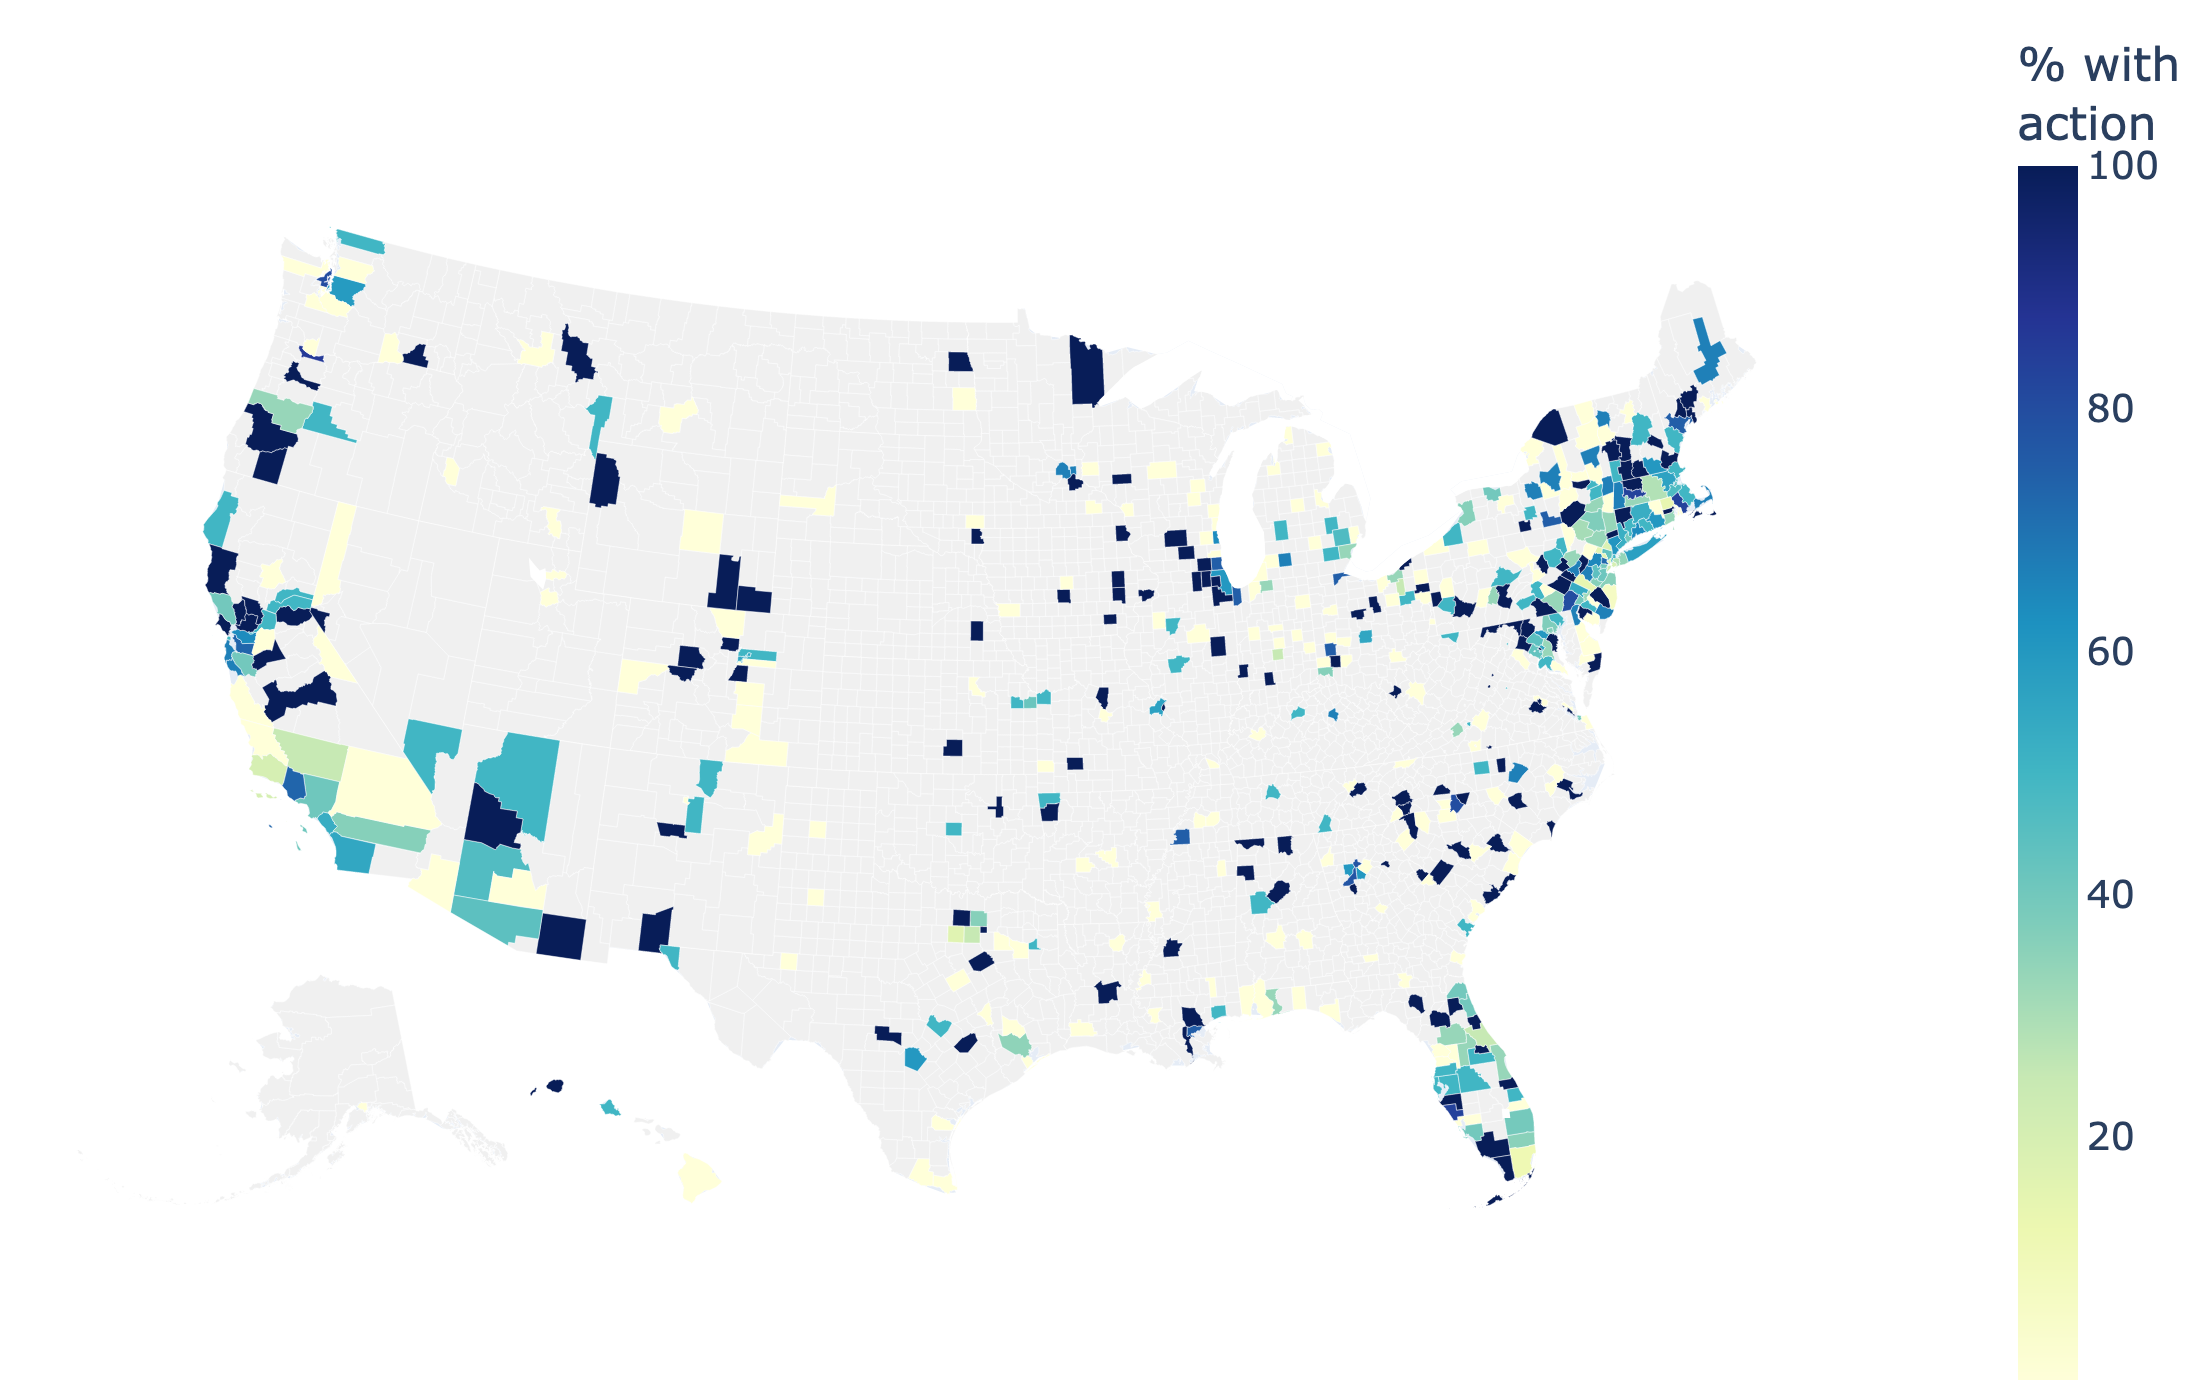

Reproduce this figure in Python.
"""
County-level choropleth of environmental action.

Each county is filled by the percentage of its successfully crawled synagogues
that have >= 1 environmental action. Counties with no crawled synagogue are
left pale grey.

County identity
---------------
`synagogues.census_tract_geoid` is an 11-digit FIPS (state 2 + county 3 +
tract 6), so the first five digits ARE the county. No PostGIS work or boundary
loading is needed — which matters, because every `boundary` column in the DB is
empty. Crawled synagogues without a tract geoid are dropped; all of them lack
coordinates entirely, so no method could place them.

Boundaries come from the Census 2024 cartographic file rather than plotly's
counties GeoJSON, which predates Connecticut's 2022 switch from counties to
planning regions and silently drops ~69 CT synagogues.

Note on sample size: the fill is the raw percentage and does NOT account for n.
243 of the ~522 mapped counties contain exactly one crawled synagogue, so their
colour can only ever be 0% or 100%. Counts per county are in the CSV and the
summary block of figure_statistics.md; use --min-sample to drop thin counties.

Outputs (into the --source output dir):
  county_action_map.html  — interactive
  county_action_map.png   — static
  county_action_map.csv   — per-county numerator / denominator / fraction
  county_action_map.json  — counts for figure_statistics.md

Usage:
    python 11_analysis/county_action_map.py [--source page_chunks] [--min-sample N]
"""

import argparse
import json
import os
import sys
from pathlib import Path

import pandas as pd
import plotly.graph_objects as go
import psycopg2
from dotenv import load_dotenv

ROOT = Path(__file__).parent.parent
load_dotenv(ROOT / ".env")
HERE = Path(__file__).parent
OUT = HERE          # reassigned in main() from --source
sys.path.insert(0, str(HERE / "recreate_existing"))
import recreate_common as rc  # noqa: E402
from recreate_common import excluded_ids_sql  # noqa: E402

rc.apply_font_sizes()     # central AXIS_FONT_SIZE typography

# Census cartographic boundaries, same fetch pattern as
# backfill_congressional_district_spatial.py. NOT the plotly datasets counties
# file: that one predates Connecticut's 2022 switch from counties to planning
# regions (FIPS 09110-09190) and silently drops ~69 CT synagogues, plus USVI.
# GEOID is the 5-digit county FIPS.
COUNTIES_SHP = ("/vsizip/vsicurl/https://www2.census.gov/geo/tiger/GENZ2024/"
                "shp/cb_2024_us_county_500k.zip")



def get_conn():
    return psycopg2.connect(
        host=os.getenv("DB_HOST", "localhost"),
        port=int(os.getenv("DB_PORT", 8989)),
        dbname=os.getenv("DB_NAME", "synagogues"),
        user=os.getenv("DB_USER", "research"),
        password=os.getenv("DB_PASSWORD"),
    )


def load_county_fractions() -> tuple[pd.DataFrame, int]:
    """Per-county numerator/denominator/fraction, plus the count we had to drop."""
    conn = get_conn()
    cur = conn.cursor()
    cur.execute(f"""
        WITH crawled AS (   -- synagogues with >=1 successfully crawled site
            SELECT DISTINCT s.id, substr(s.census_tract_geoid, 1, 5) AS county_fips
            FROM synagogues s
            JOIN websites w ON w.synagogue_id = s.id AND w.has_error = FALSE
            WHERE s.census_tract_geoid IS NOT NULL
              AND {excluded_ids_sql("s")}
        ),
        acted AS (          -- crawled synagogues with >=1 action
            SELECT DISTINCT s.id
            FROM synagogues s
            JOIN websites w ON w.synagogue_id = s.id AND w.has_error = FALSE
            JOIN web_pages wp ON wp.website_id = w.id
            {rc.action_join_sql("wp", "c", "m")}
            WHERE c.category <> 'N/A'
              AND c.category IS NOT NULL
              AND (c.error IS NULL OR c.error = '')
              AND {excluded_ids_sql("s")}
        )
        SELECT c.county_fips,
               COUNT(DISTINCT c.id) AS denominator,
               COUNT(DISTINCT a.id) AS numerator
        FROM crawled c
        LEFT JOIN acted a ON a.id = c.id
        GROUP BY c.county_fips
        ORDER BY c.county_fips
    """)
    rows = cur.fetchall()

    # crawled synagogues we cannot place (no tract geoid at all)
    cur.execute(f"""
        SELECT COUNT(DISTINCT s.id)
        FROM synagogues s
        JOIN websites w ON w.synagogue_id = s.id AND w.has_error = FALSE
        WHERE s.census_tract_geoid IS NULL
          AND {excluded_ids_sql("s")}
    """)
    dropped = cur.fetchone()[0]
    cur.close()
    conn.close()

    df = pd.DataFrame(rows, columns=["county_fips", "denominator", "numerator"])
    df["fraction"] = df["numerator"] / df["denominator"]
    df["pct"] = df["fraction"] * 100
    return df, dropped


def load_counties():
    """County GeoDataFrame, boundary GeoJSON (keyed by FIPS), centroid table."""
    import geopandas as gpd

    gdf = gpd.read_file(COUNTIES_SHP,
                        columns=["GEOID", "NAME", "STATEFP", "geometry"])
    gdf = gdf.to_crs(4326).rename(columns={"GEOID": "county_fips"})
    # Simplify for a much smaller HTML; tolerance is well below county scale.
    gdf["geometry"] = gdf["geometry"].simplify(0.01, preserve_topology=True)

    geojson = json.loads(gdf.set_index("county_fips").to_json())

    # EPSG:5070 (CONUS Albers equal-area) so the point is geometrically sane;
    # representative_point() guarantees the marker lands inside the polygon
    # even for concave counties.
    pts = gdf.to_crs(5070).representative_point().to_crs(4326)
    cent = pd.DataFrame({
        "county_fips": gdf["county_fips"].values,
        "name": gdf["NAME"].values,
        "state_fips": gdf["STATEFP"].values,
        "lon": pts.x.values,
        "lat": pts.y.values,
    })
    return gdf, geojson, cent


def build_map(gdf, df: pd.DataFrame, geojson: dict) -> go.Figure:
    """Plain choropleth: fill = % of crawled synagogues with >=1 action."""
    fig = go.Figure()

    have = set(df["county_fips"])
    blank = [f["id"] for f in geojson["features"] if f["id"] not in have]

    # Layer 1 — counties with no crawled synagogue.
    if blank:
        fig.add_trace(go.Choropleth(
            geojson=geojson,
            locations=blank,
            featureidkey="id",
            z=[0] * len(blank),
            colorscale=[[0, "#f0f0f0"], [1, "#f0f0f0"]],
            showscale=False,
            marker_line_color="white",
            marker_line_width=0.25,
            hoverinfo="skip",
        ))

    # Layer 2 — counties with data, filled by raw percentage.
    fig.add_trace(go.Choropleth(
        geojson=geojson,
        locations=df["county_fips"],
        featureidkey="id",
        z=df["pct"],
        zmin=0, zmax=100,
        colorscale="YlGnBu",
        marker_line_color="white",
        marker_line_width=0.25,
        colorbar=dict(title="% with<br>action"),
        text=[
            f"{r['name']} County<br>"
            f"{int(r['numerator'])}/{int(r['denominator'])} synagogues "
            f"({r['pct']:.0f}%)"
            for _, r in df.iterrows()
        ],
        hovertemplate="%{text}<extra></extra>",
    ))

    fig.update_geos(scope="usa")
    fig.update_layout(
        font=dict(size=rc.FS_PLOTLY),
        margin=dict(l=0, r=0, t=10, b=0),
    )
    return fig


def main():
    ap = argparse.ArgumentParser(description=__doc__)
    rc.add_source_arg(ap)
    ap.add_argument("--min-sample", type=int, default=0,
                    help="drop counties with fewer than N crawled synagogues "
                         "(default 0 — bubble area already encodes n)")
    args = ap.parse_args()
    global OUT
    rc.set_source(args.source)   # must precede excluded_ids_sql()
    OUT = rc.out_dir(HERE)

    df, dropped = load_county_fractions()
    stats = {
        "n_counties": int(len(df)),
        "n_synagogues": int(df["denominator"].sum()),
        "n_counties_n1": int((df["denominator"] == 1).sum()),
        "n_counties_ge5": int((df["denominator"] >= 5).sum()),
        "max_n": int(df["denominator"].max()),
        "n_dropped": int(dropped),
        "min_sample": args.min_sample,
        "source": rc.get_source(),
    }
    print(f"Counties: {stats['n_counties']}  |  synagogues placed: "
          f"{stats['n_synagogues']}  |  n=1: {stats['n_counties_n1']}  |  "
          f"n>=5: {stats['n_counties_ge5']}  |  max: {stats['max_n']}")
    print(f"Crawled synagogues without a tract geoid (unplaceable): {dropped}")

    if args.min_sample > 0:
        before = len(df)
        df = df[df["denominator"] >= args.min_sample]
        print(f"--min-sample {args.min_sample}: kept {len(df)} of {before} counties")

    gdf, geo, cent = load_counties()
    df = df.merge(cent, on="county_fips", how="left")
    unmatched = df["lat"].isna().sum()
    if unmatched:
        print(f"WARNING: {unmatched} counties had no matching geometry; dropped")
        df = df.dropna(subset=["lat", "lon"])

    fig = build_map(gdf, df, geo)

    df.to_csv(OUT / "county_action_map.csv", index=False)
    fig.write_html(OUT / "county_action_map.html")
    fig.write_image(OUT / "county_action_map.png", width=1100, height=700, scale=2)
    (OUT / "county_action_map.json").write_text(json.dumps(stats, indent=2))
    for ext in ("csv", "html", "png", "json"):
        print(f"Wrote {OUT/f'county_action_map.{ext}'}")


if __name__ == "__main__":
    main()
